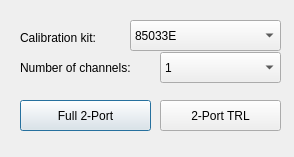
<?xml version="1.0" encoding="UTF-8"?>
<ui version="4.0">
 <class>cal_presets</class>
 <widget class="QDialog" name="cal_presets">
  <property name="geometry">
   <rect>
    <x>0</x>
    <y>0</y>
    <width>294</width>
    <height>157</height>
   </rect>
  </property>
  <property name="windowTitle">
   <string>Calibration presets</string>
  </property>
  <widget class="QComboBox" name="cal_kit_combo">
   <property name="geometry">
    <rect>
     <x>130</x>
     <y>20</y>
     <width>151</width>
     <height>31</height>
    </rect>
   </property>
   <item>
    <property name="text">
     <string>85033E</string>
    </property>
   </item>
   <item>
    <property name="text">
     <string>CS5</string>
    </property>
   </item>
  </widget>
  <widget class="QLabel" name="label">
   <property name="geometry">
    <rect>
     <x>20</x>
     <y>30</y>
     <width>91</width>
     <height>16</height>
    </rect>
   </property>
   <property name="text">
    <string>Calibration kit:</string>
   </property>
  </widget>
  <widget class="QPushButton" name="full_2port_button">
   <property name="geometry">
    <rect>
     <x>20</x>
     <y>100</y>
     <width>131</width>
     <height>31</height>
    </rect>
   </property>
   <property name="text">
    <string>Full 2-Port</string>
   </property>
  </widget>
  <widget class="QPushButton" name="trl_2port_button">
   <property name="geometry">
    <rect>
     <x>160</x>
     <y>100</y>
     <width>121</width>
     <height>31</height>
    </rect>
   </property>
   <property name="text">
    <string>2-Port TRL</string>
   </property>
  </widget>
  <widget class="QLabel" name="channel_label">
   <property name="geometry">
    <rect>
     <x>20</x>
     <y>60</y>
     <width>131</width>
     <height>16</height>
    </rect>
   </property>
   <property name="text">
    <string>Number of channels:</string>
   </property>
  </widget>
  <widget class="QComboBox" name="channel_combo">
   <property name="geometry">
    <rect>
     <x>160</x>
     <y>52</y>
     <width>121</width>
     <height>31</height>
    </rect>
   </property>
   <item>
    <property name="text">
     <string>1</string>
    </property>
   </item>
   <item>
    <property name="text">
     <string>4</string>
    </property>
   </item>
  </widget>
 </widget>
 <resources/>
 <connections/>
</ui>
